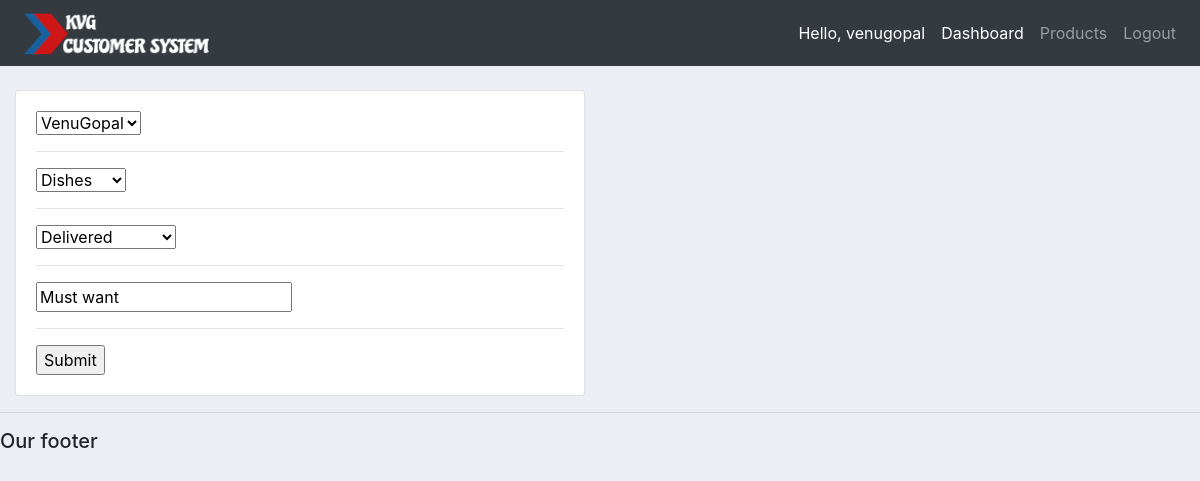
/update_order/16/ (signed in), run on the app's committed database.
### accounts/models.py (models this page shows)
class Order(models.Model):
	STATUS = (
			('Pending', 'Pending'),
			('Out for delivery', 'Out for delivery'),
			('Delivered', 'Delivered'),
			)
	customer = models.ForeignKey(Customer, null=True, on_delete= models.SET_NULL)
	product = models.ForeignKey(Product, null=True, on_delete= models.SET_NULL)
	date_created = models.DateTimeField(auto_now_add=True, null=True)
	status = models.CharField(max_length=200, null=True, choices=STATUS)
	note = models.CharField(max_length=1000, null=True)
	def __str__(self):
		return self.product.name

### accounts/decorators.py (the view)
		def wrapper_func(request, *args, **kwargs):
			group = None
			if request.user.groups.exists():
				group = request.user.groups.all()[0].name
			if group in allowed_roles:
				return view_func(request, *args, **kwargs)
			else:
				return HttpResponse('You are not authorized to view this page')

### accounts/forms.py
class OrderForm(ModelForm):
	class Meta:
		model = Order
		fields = '__all__'

### accounts/models.py (called while the page is built)
	def __str__(self):
		return self.name

	def __str__(self):
		return self.name

### accounts/views.py (called while the page is built)
@login_required(login_url='login')
@allowed_users(allowed_roles=['admin'])
def updateOrder(request, pk):
	order = Order.objects.get(id=pk)
	form = OrderForm(instance=order)
	print('ORDER:', order)
	if request.method == 'POST':
		form = OrderForm(request.POST, instance=order)
		if form.is_valid():
			form.save()
			return redirect('/')
	context = {'form':form}
	return render(request, 'accounts/order_form.html', context)

### accounts/templates/accounts/order_form.html (shortened to what this page needs)
{%  extends 'accounts/main.html' %}
{% load static %}
{% block content %}
<br>
<div class="row">
	<div class="col-md-6">
		<div class="card card-body">
			<form action="" method="POST">
				{% for field in form %}
					{{field}}
					<hr>
				{% endfor %}
				<input type="submit" name="Submit">
			</form>
		</div>
	</div>
</div>
{% endblock %}

### accounts/templates/accounts/navbar.html (shortened to what this page needs)
{% load static %}
<nav class="navbar navbar-expand-lg navbar-dark bg-dark">
 <img src="{% static 'images/logo.png' %}" height="50px" width="200px">
  <div class="collapse navbar-collapse" id="navbarNav">
    <ul class="navbar-nav ml-auto">
      <li class="nav-item active">
        <span class="nav-link">Hello, {{request.user}}</span>
      </li>
      {% if request.user.is_staff %}
      <li class="nav-item active">
        <a class="nav-link" href="{% url 'home' %}">Dashboard</a>
      </li>
      <li class="nav-item">
        <a class="nav-link" href="{% url 'products' %}">Products</a>
      </li>
      {% else %}
       <li class="nav-item">
        <a class="nav-link" href="{% url 'account' %}">Settings</a>
      </li>
      {% endif %}
      <li class="nav-item">
        <a class="nav-link" href="{% url 'logout' %}">Logout</a>
      </li>
    </ul>
  </div>
</nav>

### static/css/main.css (style rules this page uses)
body { background-color: #ebeff5; }

### data on the page
Order: form "VenuGopal" "Dishes" "Delivered" "Must want"

### other printed values
{{ request.user }} "venugopal"
